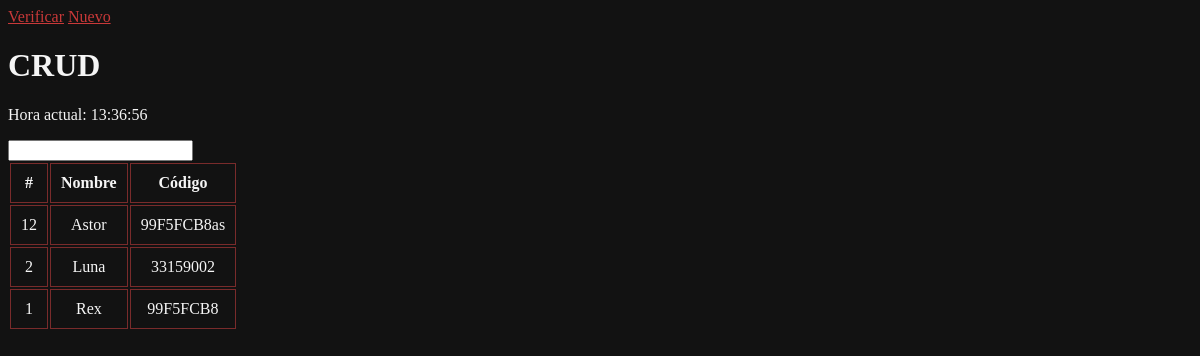
Page /inicio.php on the committed database.
### tables this page shows
CREATE TABLE `perros` (
  `identificador` int(11) NOT NULL,
  `id` varchar(255) NOT NULL,
  `nombre` varchar(255) NOT NULL,
  `foto` varchar(255) NOT NULL,
  `sexo` enum('Macho','Hembra') NOT NULL,
  `raza` varchar(255) NOT NULL,
  `edad` int(11) NOT NULL,
  `peso` int(11) NOT NULL,
  `racion` int(11) NOT NULL,
  `turnos` int(11) NOT NULL,
  `cooldown` int(11) NOT NULL,
  `veces` varchar(255) NOT NULL,
  `ultima` timestamp NOT NULL DEFAULT current_timestamp(),
  `entro` tinyint(1) NOT NULL
);

### inicio.php (the view, shortened to what this page needs)
<!DOCTYPE html>
<html lang="es">
<html>
<head>
  <link rel="stylesheet" href="css/temp.css">
</head>
<body>
  <a class="verificar btn btn-outline-dark btn-sm" href="verificacion.php"><i class="fa-solid fa-check"></i> Verificar</a>
  <a class="nuevo btn btn-dark btn-sm me-md-2" href="registro.php"><i style="color: white" class="fa-solid fa-plus"></i> Nuevo</a>
  <h1>CRUD</h1>
  <?php
  $tiempoActualUnix = time() - 10800;
  $horaActual = gmdate('H:i:s', $tiempoActualUnix);
  echo '<p>Hora actual: ' . $horaActual . '</p>';
  ?>
  <input type="text" name="search" id="search_text">
  <?php
  include "config.php";
  $stmt = $conn->prepare('SELECT * FROM perros ORDER BY identificador DESC');
  $stmt->execute();
  $result = $stmt->get_result();
  ?>
  <table id="table_data">
    <thead>
      <tr>
        <th>#</th>
        <th>Nombre</th>
        <th>Código</th>
      </tr>
    </thead>
    <tbody>
      <?php while ($row = $result->fetch_assoc()) { ?>
        <tr>
          <td><?= $row['identificador'] ?></td>
          <td><?= $row['nombre'] ?></td>
          <td><?= $row['id'] ?></td>
        </tr>
      <?php } ?>
    </tbody>
  </table>
</body>
</html>

### css/temp.css (style rules this page uses)
body { background-color: #121212; color: whitesmoke; }
a { color: rgb(201, 57, 57); }
table { text-align: center; }
table th, table td { padding: 10px; border:rgb(121, 43, 43) 1px solid; }

### rows in the picture
perros: identificador "12", nombre "Astor", id "99F5FCB8as"
perros: identificador "2", nombre "Luna", id "33159002"
perros: identificador "1", nombre "Rex", id "99F5FCB8"

### other values in the picture
$horaActual "13:36:56"
